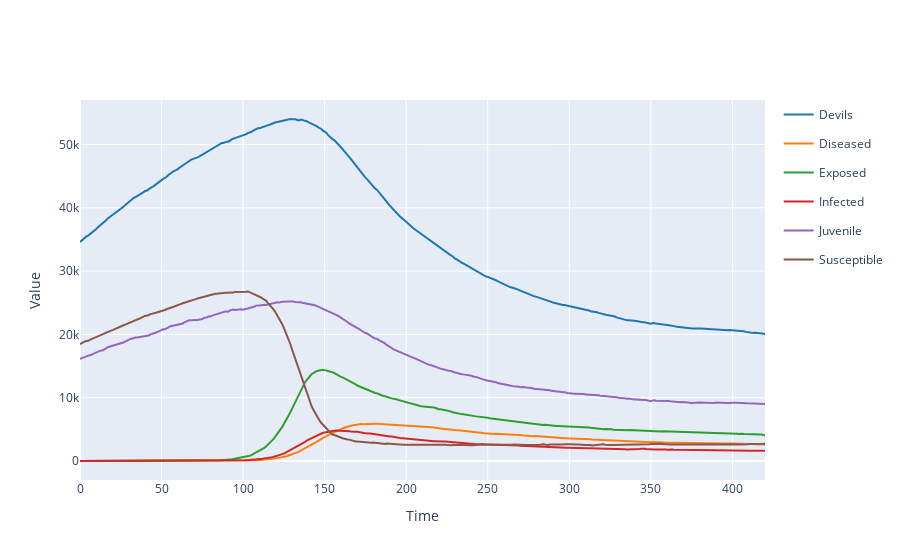

Write notebook code for a chart like this one.
### Code cell
res, _ = run_post_infection(model, {'dftd_start': 40}, pre_res)
res.plotplotly()

### Figure 1 — Plotly figure (JSON) as saved in the notebook; plotly's stock layout.template omitted (floating-point values rounded to 4 significant figures; data arrays with more than 128 entries replaced by an {"elided": "..."} marker saying what was removed)
{"data": [{"legendgroup": "Devils", "line": {"color": "#1f77b4"}, "mode": "lines", "name": "Devils", "type": "scatter", "x": {"elided": "421 int values"}, "y": {"elided": "422 int values"}}, {"legendgroup": "Diseased", "line": {"color": "#ff7f0e"}, "mode": "lines", "name": "Diseased", "type": "scatter", "x": {"elided": "421 int values"}, "y": {"elided": "422 int values"}}, {"legendgroup": "Exposed", "line": {"color": "#2ca02c"}, "mode": "lines", "name": "Exposed", "type": "scatter", "x": {"elided": "421 int values"}, "y": {"elided": "422 int values"}}, {"legendgroup": "Infected", "line": {"color": "#d62728"}, "mode": "lines", "name": "Infected", "type": "scatter", "x": {"elided": "421 int values"}, "y": {"elided": "422 int values"}}, {"legendgroup": "Juvenile", "line": {"color": "#9467bd"}, "mode": "lines", "name": "Juvenile", "type": "scatter", "x": {"elided": "421 int values"}, "y": {"elided": "422 int values"}}, {"legendgroup": "Susceptible", "line": {"color": "#8c564b"}, "mode": "lines", "name": "Susceptible", "type": "scatter", "x": {"elided": "421 int values"}, "y": {"elided": "422 int values"}}], "layout": {"showlegend": true, "title": {"text": ""}, "xaxis": {"title": {"text": "Time"}}, "yaxis": {"title": {"text": "Value"}}}}
